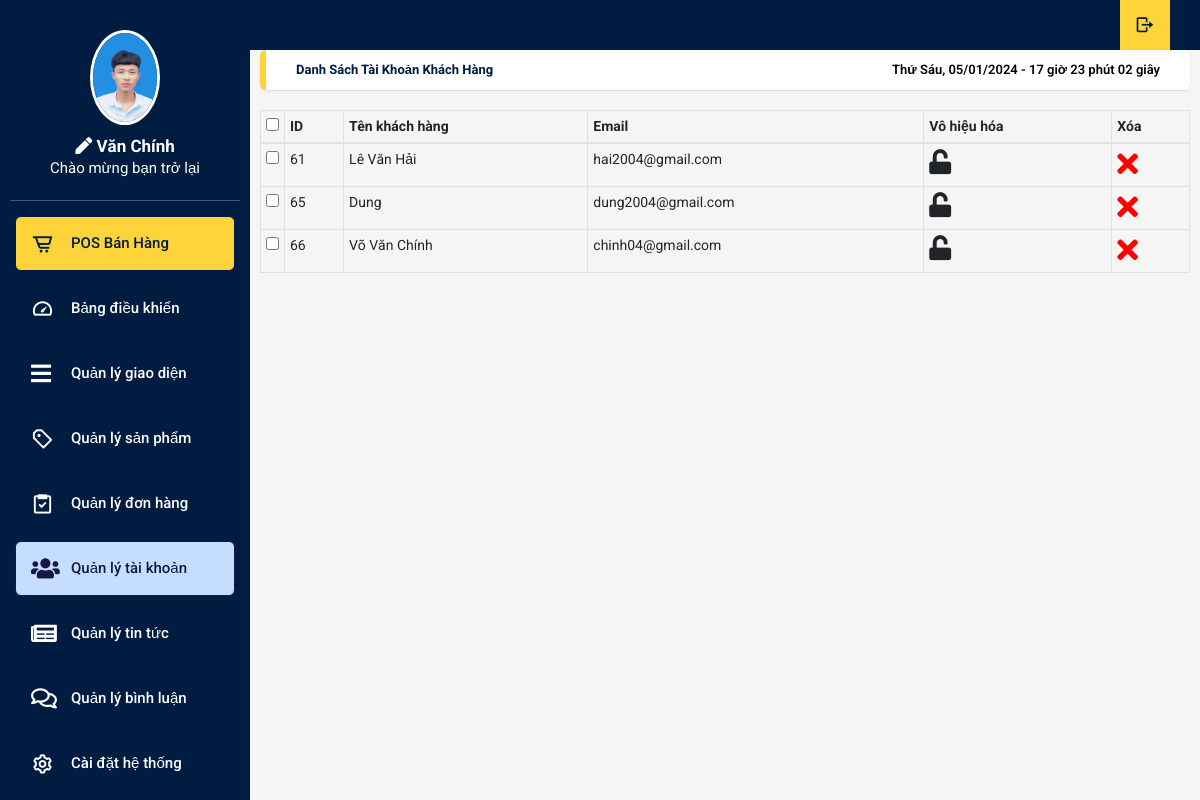
Page /doc/quan-ly-tai-khoan.php on the committed database.
### tables this page shows
CREATE TABLE `tbl_accounts` (
  `user_id` int(11) NOT NULL,
  `name` varchar(100) NOT NULL,
  `email` varchar(255) NOT NULL,
  `password` varchar(255) NOT NULL,
  `locked` int(11) NOT NULL
);

### doc/quan-ly-tai-khoan.php (the view, shortened to what this page needs)
<?php
$con = mysqli_connect("localhost", "root", "", "bangiay");
?>
<!DOCTYPE html>
<html lang="en">
<head>
  <link rel="stylesheet" type="text/css" href="css/main.css">
  <link rel="stylesheet" href="https://cdn.jsdelivr.net/npm/boxicons@latest/css/boxicons.min.css">
  <link rel="stylesheet" href="https://unpkg.com/boxicons@latest/css/boxicons.min.css">
  <link rel="stylesheet" type="text/css"
    href="https://maxcdn.bootstrapcdn.com/font-awesome/4.7.0/css/font-awesome.min.css">
  <link rel="stylesheet" href="https://use.fontawesome.com/releases/v5.8.2/css/all.css">
  <link rel="stylesheet" href="https://cdnjs.cloudflare.com/ajax/libs/jquery-confirm/3.3.2/jquery-confirm.min.css">
</head>
<body onload="time()" class="app sidebar-mini rtl">
  <header class="app-header">
    <ul class="app-nav">
      <li><a class="app-nav__item" href="../index.php"><i class='bx bx-log-out bx-rotate-180'></i> </a>
      </li>
    </ul>
  </header>
  <aside class="app-sidebar">
    <div class="app-sidebar__user"><img class="app-sidebar__user-avatar" src="../images/2336.jpg" width="50px"
        alt="User Image">
      <div>
      <p class="app-sidebar__user-name"><b><a href="quan-ly-ho-so-admin.php" style="color:white"><span class="fas fa-pen"></span> Văn Chính</a></b></p>
        <p class="app-sidebar__user-designation">Chào mừng bạn trở lại</p>
      </div>
    </div>
    <hr>
    <ul class="app-menu">
      <li><a class="app-menu__item haha" href="phan-mem-ban-hang.php"><i class='app-menu__icon bx bx-cart-alt'></i>
          <span class="app-menu__label">POS Bán Hàng</span></a></li>
      <li><a class="app-menu__item " href="index.php"><i class='app-menu__icon bx bx-tachometer'></i><span
            class="app-menu__label">Bảng điều khiển</span></a></li>
      <li><a class="app-menu__item" href="quanlimenu/menungang.php"><i class='app-menu__icon fas fa-bars'></i><span
            class="app-menu__label">Quản lý giao diện</span></a></li>
      <li><a class="app-menu__item" href="table-data-product.php"><i
            class='app-menu__icon bx bx-purchase-tag-alt'></i><span class="app-menu__label">Quản lý sản phẩm</span></a>
      </li>
      <li><a class="app-menu__item" href="table-data-oder.php"><i class='app-menu__icon bx bx-task'></i><span
            class="app-menu__label">Quản lý đơn hàng</span></a></li>
      <li><a class="app-menu__item active" href="quan-ly-tai-khoan.php"><i
            class='app-menu__icon fas fa-users'></i><span class="app-menu__label">Quản lý tài khoản</span></a>
      </li>
      <li><a class="app-menu__item" href="quan-ly-tin-tuc.php"><i
            class='app-menu__icon fas fa-newspaper'></i><span class="app-menu__label">Quản lý tin tức</span></a>
      </li>
      <li><a class="app-menu__item" href="quan-ly-binh-luan.php"><i
            class='app-menu__icon far fa-comments'></i><span class="app-menu__label">Quản lý bình luận</span></a>
      </li>
      <li><a class="app-menu__item" href="#"><i class='app-menu__icon bx bx-cog'></i><span class="app-menu__label">Cài
            đặt hệ thống</span></a></li>
    </ul>
  </aside>
  <main class="app-content">
  <div class="app-title">
        <ul class="app-breadcrumb breadcrumb side">
          <li class="breadcrumb-item active"><a href="#"><b>Danh sách tài khoản khách hàng</b></a></li>
        </ul>
        <div id="clock"></div>
        </div>
              <table class="table table-hover table-bordered" id="sampleTable">
                <thead>
                  <tr>
                    <th width="10"><input type="checkbox" id="all"></th>
                    <th>ID</th>
                    <th>Tên khách hàng</th>
                    <th>Email</th>
                    <th>Vô hiệu hóa</th>
                    <th>Xóa</th>
                  </tr>
                </thead>
                <tbody>
                <?php
                  $query_result=mysqli_query($con, "SELECT * FROM tbl_accounts");
                  while($row_result=mysqli_fetch_array($query_result)){
                  echo '<tr>';
                  echo '<th width="10"><input type="checkbox" id="all"></th>';
                  echo '<td>' .$row_result["user_id"].' </td>';
                  echo '<td>'. $row_result["name"] .'</td>';
                  echo '<td>'. $row_result["email"].' </td>';
                  echo '<td><span class="locked" data-id="' . $row_result["user_id"] . '"><i class="fas ' . ($row_result['locked'] ? 'fa-lock' : 'fa-unlock') . '" id="lock"></i></span></td>';
                  echo '<td><span class="remove-account" data-id='.$row_result["user_id"].'><i class="fas fa-times"></i><span></td>';
                  echo '</tr>';
                  ?>
                  <?php } ?>
                </tbody>
              </table>
    </main>
</body>
</html>

### doc/quan-ly-tai-khoan.php (style rules this page uses)
.fa-times { cursor: pointer; color: red; font-size: 30px; }
.fa-unlock { cursor: pointer; font-size: 25px; }

### rows in the picture
tbl_accounts: user_id "61", name "Lê Văn Hải", email "hai2004@gmail.com", locked 0 (drawn)
tbl_accounts: user_id "65", name "Dung", email "dung2004@gmail.com", locked 0 (drawn)
tbl_accounts: user_id "66", name "Võ Văn Chính", email "chinh04@gmail.com", locked 0 (drawn)
